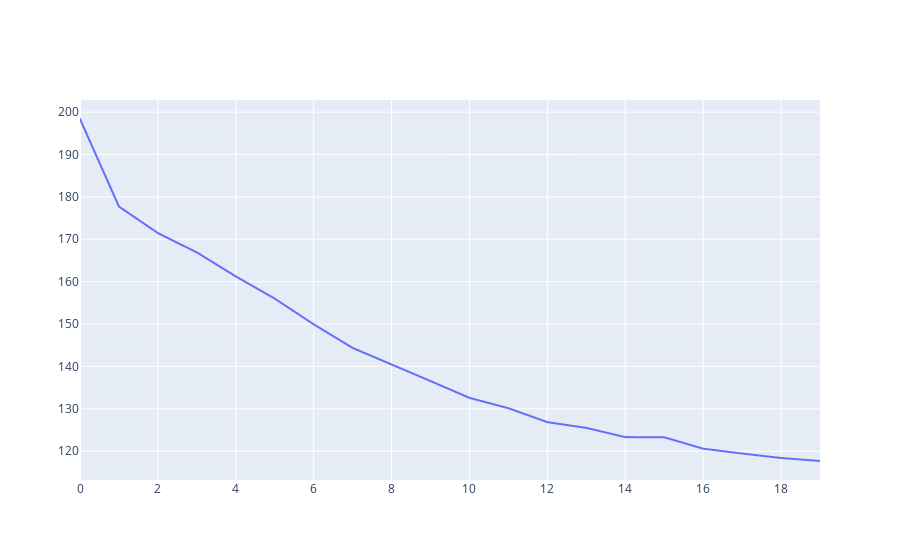
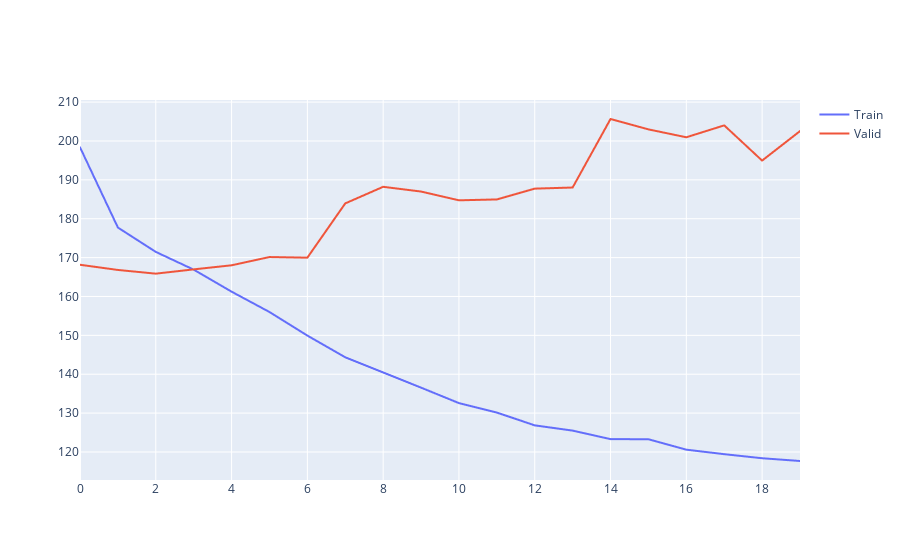
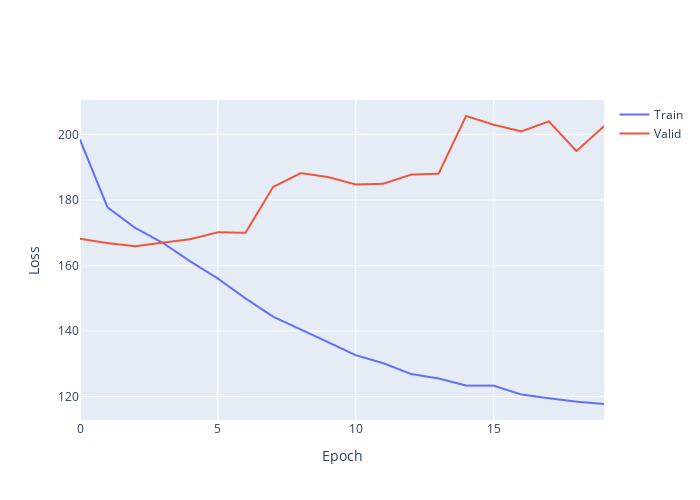
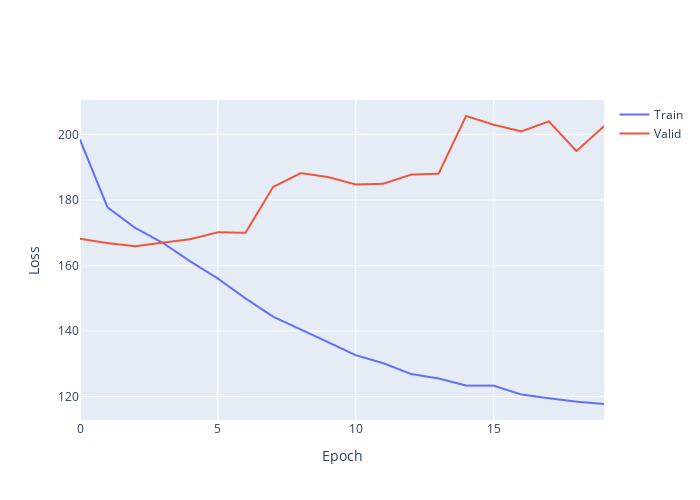

Here is the notebook cell these charts were saved with, in order:
### Code cell
X_train_no_cluster = X_train.drop(['cluster0','cluster1','cluster2','cluster3','cluster4','cluster5','cluster6'], axis=1)
X_test_no_cluster = X_test.drop(['cluster0','cluster1','cluster2','cluster3','cluster4','cluster5','cluster6'], axis=1)




model = Sequential()
model.add(Dense(64, input_shape=(len(X_train_no_cluster.columns), ), activation='relu', name='dense_1'))
model.add(Dense(128, activation='relu', name='dense_2'))
model.add(Dense(256, activation='relu', name='dense_3'))
model.add(Dense(512, activation='relu', name='dense_4'))
model.add(Dense(256, activation='relu', name='dense_5'))
model.add(Dense(128, activation='relu', name='dense_6'))
model.add(Dense(64, activation='relu', name='dense_7'))
model.add(Dense(1, activation='linear', name='dense_output'))
model.compile(optimizer='adam', loss='mse', metrics=['mae'])
model.summary()

history = model.fit(X_train_no_cluster, y_train, epochs=20, validation_split=0.05)

fig = go.Figure()
fig.add_trace(go.Scattergl(y=history.history['loss'],
                    name='Train'))
fig.add_trace(go.Scattergl(y=history.history['val_loss'],
                    name='Valid'))
fig.update_layout(height=500, width=700,
                  xaxis_title='Epoch',
                  yaxis_title='Loss')
fig.show()

prediction = model.predict(X_test_no_cluster)
y_test_prediction = y_test.copy()
y_test_prediction['prediction'] = prediction
y_test_prediction['correct'] = np.where(((y_test_prediction.prediction * y_test_prediction.points_difference) > 0), True, False)
sum(y_test_prediction['correct'])
len(y_test_prediction.index)
mse_nn, mae_nn = model.evaluate(X_test_no_cluster, y_test)
print('Mean squared error on test data: ', mse_nn)
print('Mean absolute error on test data: ', mae_nn)

model = Sequential()
model.add(Dense(64, input_shape=(len(X_train_no_cluster.columns), ), activation='relu', name='dense_1'))
model.add(Dropout(0.5))
model.add(Dense(128, activation='relu', name='dense_2'))
model.add(Dense(256, activation='relu', name='dense_3'))
model.add(Dropout(0.5))
model.add(Dense(512, activation='relu', name='dense_4'))
model.add(Dense(256, activation='relu', name='dense_5'))
model.add(Dense(128, activation='relu', name='dense_6'))
model.add(Dense(64, activation='relu', name='dense_7'))
model.add(Dense(1, activation='linear', name='dense_output'))
model.compile(optimizer='adam', loss='mse', metrics=['mae'])

model.summary()
history = model.fit(X_train_no_cluster, y_train, epochs=7, validation_split=0.05)
prediction = model.predict(X_test_no_cluster)
y_test_prediction = y_test.copy()
y_test_prediction['prediction'] = prediction
y_test_prediction['correct'] = np.where(((y_test_prediction.prediction * y_test_prediction.points_difference) > 0), True, False)
#sum(y_test_prediction['correct'])
#len(y_test_prediction.index)
mse_nn, mae_nn = model.evaluate(X_test_no_cluster, y_test)
#print('Mean squared error on test data: ', mse_nn)
#print('Mean absolute error on test data: ', mae_nn)
y_test_prediction.to_csv(MODELS_LOCATION + "/data/predictions_team_FE.csv")

### Figure 1 — Plotly figure (JSON) as saved in the notebook; plotly's stock layout.template omitted (floating-point values rounded to 4 significant figures)
{"data": [{"name": "Train", "type": "scattergl", "y": [198.4, 177.7, 171.5, 166.9, 161.2, 156.0, 149.9, 144.4, 140.5, 136.5, 132.6, 130.1, 126.8, 125.5, 123.3, 123.3, 120.6, 119.4, 118.4, 117.7]}], "layout": {"autosize": true, "xaxis": {"autorange": true, "range": [0, 19]}, "yaxis": {"autorange": true, "range": [113.2, 202.9], "type": "linear"}}}

### Figure 2 — Plotly figure (JSON) as saved in the notebook; plotly's stock layout.template omitted (floating-point values rounded to 4 significant figures)
{"data": [{"name": "Train", "type": "scattergl", "y": [198.4, 177.7, 171.5, 166.9, 161.2, 156.0, 149.9, 144.4, 140.5, 136.5, 132.6, 130.1, 126.8, 125.5, 123.3, 123.3, 120.6, 119.4, 118.4, 117.7]}, {"name": "Valid", "type": "scattergl", "y": [168.2, 166.8, 165.9, 167.0, 168.0, 170.1, 170.0, 183.9, 188.2, 187.0, 184.7, 185.0, 187.7, 188.0, 205.7, 203.0, 201.0, 204.0, 195.0, 202.5]}], "layout": {"autosize": true, "xaxis": {"autorange": true, "range": [0, 19]}, "yaxis": {"autorange": true, "range": [112.8, 210.5], "type": "linear"}}}

### Figure 3 — Plotly figure (JSON) as saved in the notebook; plotly's stock layout.template omitted (floating-point values rounded to 4 significant figures)
{"data": [{"name": "Train", "type": "scattergl", "y": [198.4, 177.7, 171.5, 166.9, 161.2, 156.0, 149.9, 144.4, 140.5, 136.5, 132.6, 130.1, 126.8, 125.5, 123.3, 123.3, 120.6, 119.4, 118.4, 117.7]}, {"name": "Valid", "type": "scattergl", "y": [168.2, 166.8, 165.9, 167.0, 168.0, 170.1, 170.0, 183.9, 188.2, 187.0, 184.7, 185.0, 187.7, 188.0, 205.7, 203.0, 201.0, 204.0, 195.0, 202.5]}], "layout": {"height": 500, "width": 700, "xaxis": {"autorange": true, "range": [0, 19], "title": {"text": "Epoch"}}, "yaxis": {"autorange": true, "range": [112.8, 210.5], "title": {"text": "Loss"}, "type": "linear"}}}

### Figure 4 — Plotly figure (JSON) as saved in the notebook; plotly's stock layout.template omitted (floating-point values rounded to 4 significant figures)
{"data": [{"name": "Train", "type": "scattergl", "y": [198.4, 177.7, 171.5, 166.9, 161.2, 156.0, 149.9, 144.4, 140.5, 136.5, 132.6, 130.1, 126.8, 125.5, 123.3, 123.3, 120.6, 119.4, 118.4, 117.7]}, {"name": "Valid", "type": "scattergl", "y": [168.2, 166.8, 165.9, 167.0, 168.0, 170.1, 170.0, 183.9, 188.2, 187.0, 184.7, 185.0, 187.7, 188.0, 205.7, 203.0, 201.0, 204.0, 195.0, 202.5]}], "layout": {"height": 500, "width": 700, "xaxis": {"autorange": true, "range": [0, 19], "title": {"text": "Epoch"}}, "yaxis": {"autorange": true, "range": [112.8, 210.5], "title": {"text": "Loss"}, "type": "linear"}}}
